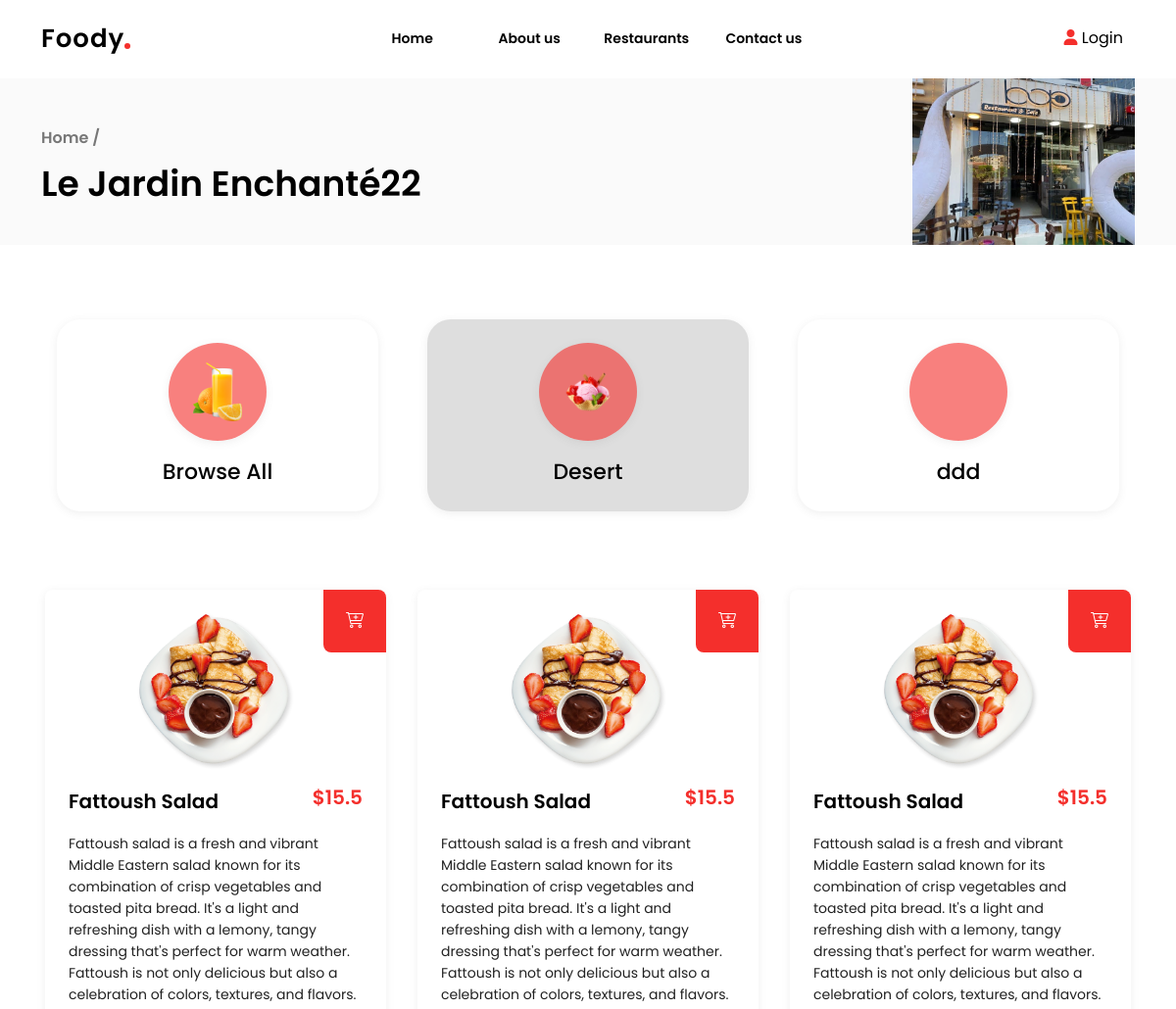
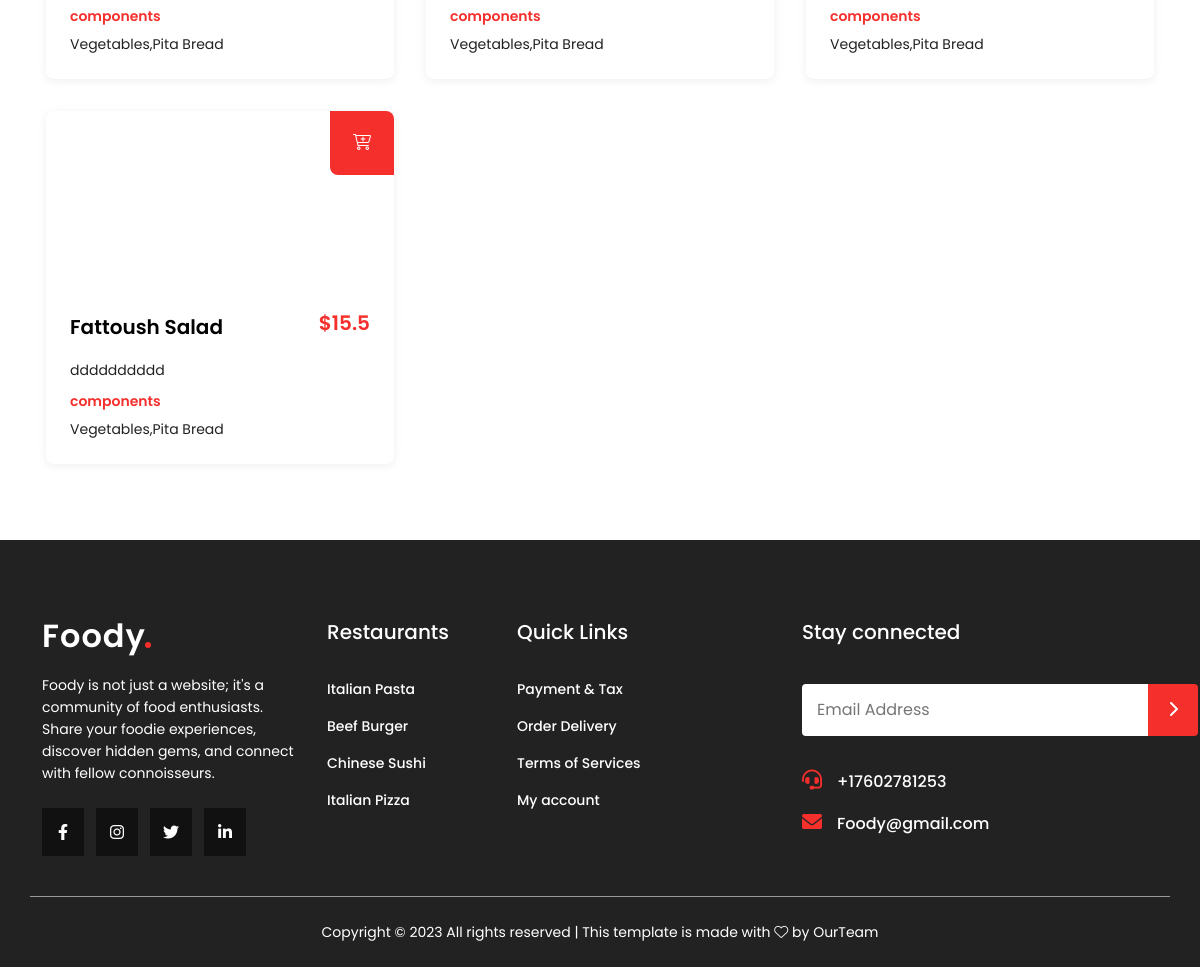
Page /restaurant.php?id=1&cat_id=1 on the committed database (2 pictures, top to bottom).
### tables this page shows
CREATE TABLE `restaurants` (
  `restaurant_id` int(11) NOT NULL,
  `restaurant_name` varchar(200) NOT NULL,
  `restaurant_address` text NOT NULL,
  `restaurant_phone` varchar(100) NOT NULL,
  `restaurant_username` varchar(250) NOT NULL,
  `restaurant_password` varchar(250) NOT NULL,
  `city_id` int(11) NOT NULL,
  `restaurant_image` varchar(500) NOT NULL
);

CREATE TABLE `menu_categories` (
  `cat_id` int(11) NOT NULL,
  `cat_name` varchar(250) NOT NULL,
  `restaurant_id` int(11) NOT NULL,
  `cat_image` varchar(500) NOT NULL
);

CREATE TABLE `menu_item` (
  `item_id` int(11) NOT NULL,
  `restaurant_id` int(11) NOT NULL,
  `item_name` varchar(300) NOT NULL,
  `item_description` text NOT NULL,
  `item_price` double NOT NULL,
  `item_ingredients` text NOT NULL,
  `item_image` varchar(500) NOT NULL,
  `cat_id` int(11) NOT NULL
);

### helper.php (called while the page is built, shortened)
<?php
if (!function_exists('runQuery')) {
    function runQuery($query)
    {
        $servername = "localhost";
        $username = "root";
        $password = "";
        $database = "resturants";
        $conn = new mysqli($servername, $username, $password, $database);
        $conn->set_charset("utf8");
        return $conn->query($query);
    }
}
if (!function_exists('runOneQuery')) {
    function runOneQuery($query)
    {
        $servername = "localhost";
        $username = "root";
        $password = "";
        $database = "resturants";
        $conn = new mysqli($servername, $username, $password, $database);
        return $conn->query($query)->fetch_assoc();
    }
}

### restaurant.php (the view, shortened to what this page needs)
<?php
require 'helper.php';
$protocol = isset($_SERVER['HTTPS']) && $_SERVER['HTTPS'] === 'on' ? 'https://' : 'http://';
$domain = $_SERVER['HTTP_HOST'];
$uri = $_SERVER['REQUEST_URI'];
$fullUrl = $protocol . $domain . $uri;
$urlComponents = parse_url($fullUrl);
parse_str($urlComponents['query'], $queryParams);
if (isset($_GET['cat_id'])) {
    unset($queryParams['cat_id']);
}
$newQueryString = http_build_query($queryParams);
$fullUrl = $urlComponents['scheme'] . '://' . $urlComponents['host'] . $urlComponents['path'] . '?' . $newQueryString;
$id = $_GET['id'] ?? 0;
$selectRestaurantSql = "SELECT * FROM restaurants WHERE `restaurant_id` = {$id}";
$selectRestaurantResult = runOneQuery($selectRestaurantSql);
$selectAllCategoriesSql = "SELECT * FROM menu_categories WHERE `restaurant_id` = {$id}";
$selectAllCategoriesResult = runQuery($selectAllCategoriesSql);
$cat_id = $_GET['cat_id'] ?? 'all';
$selectAllProductsSql = "SELECT * FROM menu_item WHERE `restaurant_id` = {$id}";
if ($cat_id != 'all') {
    $selectAllProductsSql .= " And `cat_id` = {$cat_id}";
}
$selectAllProductsSResult = runQuery($selectAllProductsSql);
?>
<!DOCTYPE html>
<html lang="en">
<head>
    <?php
    require_once 'layout/assets/css.php'
    ?>
</head>
<body>
<?php
require_once 'layout/inc/header.php'
?>
<main>
    <section class="section_header">
        <div class="container d-flex justify-content-between">
            <div class="navigation">
                <h2>
                    <a href="index.php">Home /</a> <br> <?php echo $selectRestaurantResult['restaurant_name'] ?? '' ?>
                </h2>
            </div>
            <div class="thumb_img">
                <img src=" <?php echo $selectRestaurantResult['restaurant_image'] ?? '' ?>" alt="thumb">
            </div>
        </div>
    </section>
    <section class="resturant-section">
        <div class="container mb-5">
            <div class="swiper categoriesSwiper">
                <div class="swiper-wrapper">
                    <div class="swiper-slide">
                        <div class="category_card <?php echo $cat_id == 'all' ? 'active' : '' ?>">
                            <div class="icon">
                                <img src="assets/images/all.png" alt="">
                            </div>
                            <h5><a href="<?php echo $fullUrl . '&cat_id=all' ?>">Browse All</a></h5>
                        </div>
                    </div>
                    <?php
                    if ($selectAllCategoriesResult->num_rows > 0) {
                        while ($row = $selectAllCategoriesResult->fetch_assoc()) {
                            ?>
                            <div class="swiper-slide">
                                <div class="category_card <?php echo $cat_id == $row['cat_id'] ? 'active' : '' ?>">
                                    <div class="icon">
                                        <img src="<?php echo $row['cat_image'] ?? '' ?>" alt="">
                                    </div>
                                    <h5>
                                        <a href="<?php echo $fullUrl . '&cat_id=' . $row['cat_id'] ?>"><?php echo $row['cat_name'] ?? '' ?></a>
                                    </h5>
                                </div>
                            </div>
                            <?php
                        }
                    }
                    ?>
                </div>
            </div>
        </div>
        <div class="container">
            <div class="row">
                <?php
                if ($selectAllProductsSResult->num_rows > 0) {
                    while ($row = $selectAllProductsSResult->fetch_assoc()) {
                        ?>
                        <div class="col-lg-4 col-md-6 col-12 p-3">
                            <div class="product-card">
                                <span>
                                    <a href="add-to-cart.php?id=<?php echo $row['item_id'] ?>" style="color: white">
                                       <i class="fa-light fa-cart-plus"></i>
                                    </a>
                            </span>
                                <a href="product-details.php?id=<?php echo $row['item_id'] ?>" class="pro_img">
                                    <img src="<?php echo $row['item_image'] ?>" alt="">
                                </a>
                                <div class="pro_info">
                                    <a href="product-details.php?id=<?php echo $row['item_id'] ?>"><?php echo $row['item_name'] ?></a>
                                    <h4>$<?php echo $row['item_price'] ?></h4>
                                </div>
                                <div class="pro_description">
                                    <p>
                                        <?php echo $row['item_description'] ?>
                                    </p>
                                    <h6>components</h6>
                                    <p><?php echo $row['item_ingredients'] ?></p>
                                </div>
                            </div>
                        </div>
                        <?php
                    }
                }
                ?>
            </div>
        </div>
    </section>
</main>
<?php
require_once 'layout/inc/footer.php'
?>
</body>
</html>

### assets/css/style.css (style rules this page uses)
* { margin: 0; padding: 0; line-height: 32px; box-sizing: border-box; scroll-behavior: smooth; font-family: "Poppins", sans-serif; -webkit-tap-highlight-color: transparent; }
body { overflow-x: hidden; position: relative; }
a { text-decoration: none; }
p { margin: 0; }
main .section_header { height: 250px; background: #fafafa; padding-top: 80px; }
main .section_header .container { height: 100%; }
main .section_header .container .navigation { height: 100%; display: flex; align-items: center; }
main .section_header .container .navigation h2 { font-size: 36px; color: #000; line-height: 54px; font-weight: 600; }
main .section_header .container .navigation h2 a { font-size: 16px; color: #777777; }
main .section_header .container .thumb_img { height: 100%; display: flex; align-items: center; justify-content: center; }
main .section_header .container .thumb_img img { height: 170px; }
main .resturant-section { padding: 60px 16px; }
main .resturant-section .swiper { display: flex; padding: 16px; }
main .resturant-section .category_card { padding: 24px; display: flex; align-items: center; justify-content: center; flex-direction: column; box-shadow: rgba(99, 99, 99, 0.1) 0px 2px 8px 0px; border-radius: 24px; }
main .resturant-section .category_card .icon { width: 100px; height: 100px; box-shadow: rgba(99, 99, 99, 0.1) 0px 2px 8px 0px; transition: all 0.3s ease-in-out; display: flex; align-items: center; justify-content: center; background: rgba(244, 47, 44, 0.6078431373); border-radius: 50%; border: 4px solid transparent; }
main .resturant-section .category_card .icon img { -o-object-fit: contain; object-fit: contain; width: 54%; }
main .resturant-section .category_card h5 { margin: 0; margin-top: 16px; font-size: 22px; }
main .resturant-section .category_card h5 a { color: #000; transition: all 0.3s ease-in-out; }
main .resturant-section .category_card.active { background-color: #dedede; }
.product-card { box-shadow: rgba(99, 99, 99, 0.1) 0px 2px 8px 0px; height: 100%; padding: 24px; display: flex; gap: 16px; flex-direction: column; border-radius: 8px; position: relative; }
.product-card span { position: absolute; top: 0; right: 0; display: flex; align-items: center; justify-content: center; width: 64px; height: 64px; border-radius: 0 8px 0 8px; background: #f42f2c; color: #fff; transition: all 0.3s ease-in-out; }
.product-card .pro_img { width: 100%; display: flex; align-items: center; justify-content: center; }
.product-card .pro_img img { height: 160px; }
.product-card .pro_info { display: flex; align-items: center; justify-content: space-between; }
.product-card .pro_info a { font-size: 20px; color: #000; font-weight: 600; }
.product-card .pro_info h4 { font-size: 20px; font-weight: 600; color: #f42f2c; }
.product-card .pro_description p { font-size: 14px; color: #222; line-height: 22px; }
.product-card .pro_description h6 { font-size: 14px; color: #f42f2c; font-weight: 600; margin-top: 12px; }

### rows in the picture
restaurants: restaurant_name "Le Jardin Enchanté22", restaurant_image (picture)
menu_categories: cat_image (picture), cat_name "Desert"
menu_categories: cat_name "ddd"
menu_item: item_image (picture), item_name "Fattoush Salad", item_price "15.5", item_description "Fattoush salad is a fresh and vibrant Middle Eastern salad known for its combination of crisp vegetables and toasted pita bread. It's a light and refreshing dish with a lemony, tangy dressing that's perfect for warm weather. Fattoush is not only delicious but also a celebration of colors, textures, and flavors.", item_ingredients "Vegetables,Pita Bread"
menu_item: item_image (picture), item_name "Fattoush Salad", item_price "15.5", item_description "Fattoush salad is a fresh and vibrant Middle Eastern salad known for its combination of crisp vegetables and toasted pita bread. It's a light and refreshing dish with a lemony, tangy dressing that's perfect for warm weather. Fattoush is not only delicious but also a celebration of colors, textures, and flavors.", item_ingredients "Vegetables,Pita Bread"
menu_item: item_image (picture), item_name "Fattoush Salad", item_price "15.5", item_description "Fattoush salad is a fresh and vibrant Middle Eastern salad known for its combination of crisp vegetables and toasted pita bread. It's a light and refreshing dish with a lemony, tangy dressing that's perfect for warm weather. Fattoush is not only delicious but also a celebration of colors, textures, and flavors.", item_ingredients "Vegetables,Pita Bread"
menu_item: item_name "Fattoush Salad", item_price "15.5", item_description "dddddddddd", item_ingredients "Vegetables,Pita Bread"
